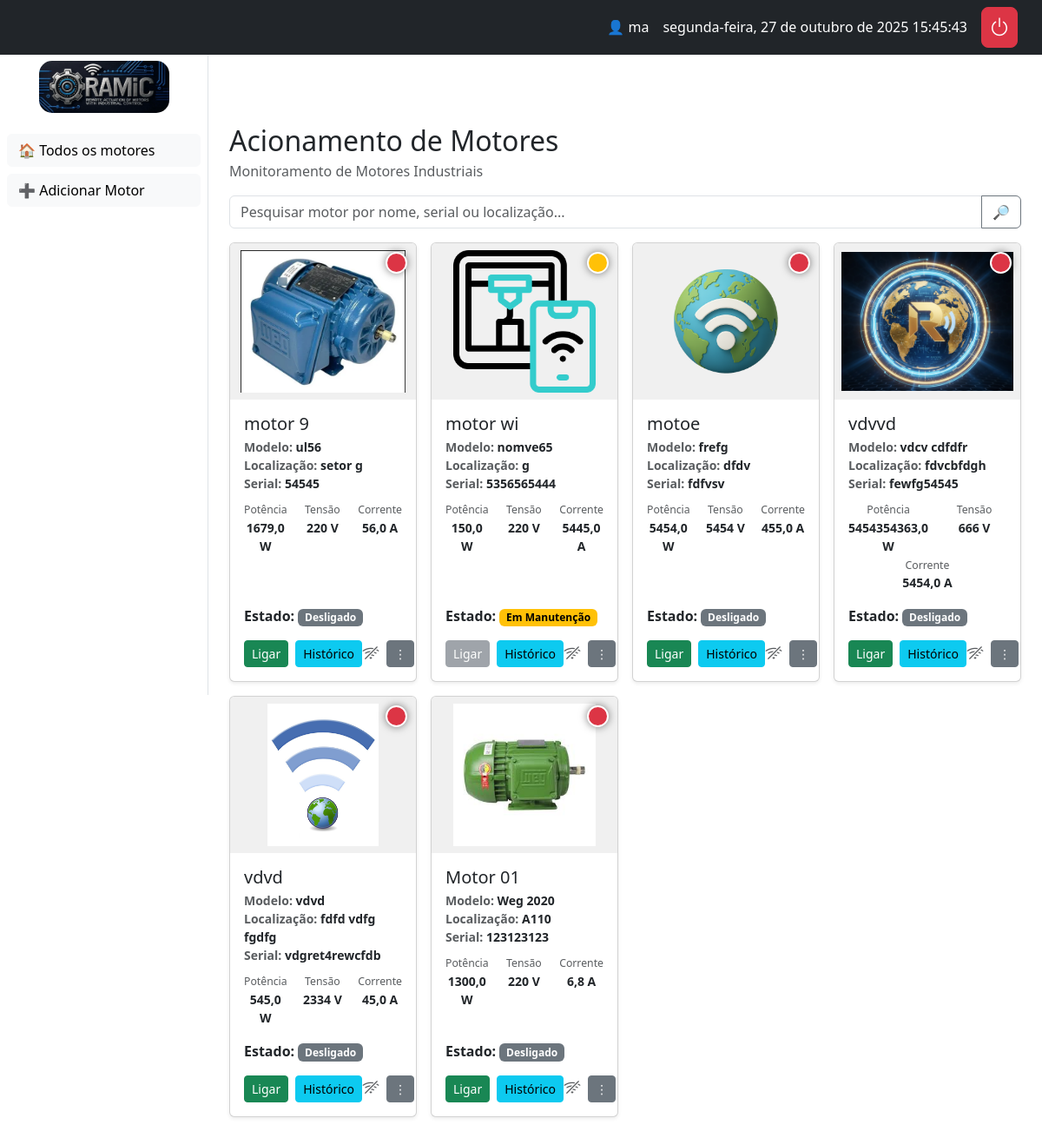
The app's page / (signed in) with its own data.
### core/models.py (models this page shows, shortened)
class Motor(models.Model):
    grupos = models.ManyToManyField(Group, related_name="motores")
    nome = models.CharField(max_length=100)
    numero_serie = models.CharField(max_length=50, unique=True)
    descricao = models.TextField(blank=True, null=True)
    imagem = models.ImageField(upload_to="motores/", blank=True, null=True)
    localizacao = models.CharField(max_length=100, blank=True)
    modelo = models.CharField(max_length=100, blank=True)
    corrente = models.FloatField(null=True, blank=True, help_text="Corrente em Ampères (A)")
    potencia = models.FloatField(null=True, blank=True, help_text="Potência em Watts (W)")
    tensao = models.CharField(max_length=50, blank=True, help_text="Ex: 110V, 220V")
    ligado = models.BooleanField(default=False)
    em_manutencao = models.BooleanField(default=False)
    last_heartbeat = models.DateTimeField(null=True, blank=True)

### core/views.py (the view)
# urls.py: path("", views.dashboard_view, name="painel"),
@login_required
def dashboard_view(request):
    q = request.GET.get("q", "").strip()
    if request.user.is_superuser or request.user.is_staff:
        motores = Motor.objects.all()
    else:
        motores = Motor.objects.filter(grupos__in=request.user.groups.all()).distinct()
    if q:
        motores = motores.filter(
            Q(nome__icontains=q) |
            Q(numero_serie__icontains=q) |
            Q(localizacao__icontains=q)
        )
    return render(request, "core/motores/painel.html", {"motores": motores, "q": q})

### templates/core/motores/painel.html (shortened to what this page needs)
{% extends "core/base.html" %}
{% load static %}
{% block content %}
<h2 class="mb-1">Acionamento de Motores</h2>
<p class="text-muted">Monitoramento de Motores Industriais</p>
<form class="mb-3" method="get" action="{% url 'painel' %}">
  <div class="input-group">
    <input type="text" class="form-control" name="q" id="search-input" placeholder="Pesquisar motor por nome, serial ou localização..." value="{{ q }}">
    <button class="btn btn-outline-secondary" type="submit">🔎</button>
  </div>
</form>
<div class="row g-3" id="motor-grid">
  {% include "core/motores/lista_motor.html" %}
</div>
{% endblock %}

### templates/core/base.html (shortened to what this page needs)
{% load static %}
{% load django_bootstrap5 %}
<!doctype html>
<html lang="pt-br">
  <head>
    <link rel="stylesheet" href="{% static 'css/style.css' %}">
    {% bootstrap_css %}
    <link rel="stylesheet" href="https://cdn.jsdelivr.net/npm/bootstrap-icons@1.11.3/font/bootstrap-icons.min.css">
    <link rel="stylesheet" href="https://cdnjs.cloudflare.com/ajax/libs/font-awesome/6.0.0-beta3/css/all.min.css">
  </head>
  <body>
    {% if user.is_authenticated %}
      <nav class="navbar navbar-dark bg-dark px-3 top-navbar">
        <div class="container-fluid">
          <div class="d-flex align-items-center text-white">
            <span class="me-3">👤 {{ request.user.username }}</span>
            <span id="datetime" class="me-3 d-none d-md-inline"></span>
            <a href="{% url 'logout' %}" class="btn btn-danger p-2 lh-1" title="Sair" style="border-radius: 0.5rem;">
              <i class="bi bi-power h4 mb-0"></i>
          </a>
          </div>
        </div>
      </nav>
      <aside class="sidebar" id="sidebar">
        <div class="text-center mb-4">
          <a href="{% url 'painel' %}">
            <img src="{% static 'img/Ramic-logo.png' %}" alt="RAMIC Logo" class="img-fluid" style="max-width: 150px; border-radius: 15px;">
          </a>
        </div>
        <ul class="list-unstyled px-2">
          <li class="mb-2"><a class="btn btn-light w-100 text-start" href="{% url 'painel' %}">🏠 Todos os motores</a></li>
          <li class="mb-2"><a class="btn btn-light w-100 text-start" href="{% url 'adicionar_motor' %}">➕ Adicionar Motor</a></li>
        </ul>
      </aside>
      <main class="content" id="content">
        {% block content %}{% endblock %}
      </main>
    {% else %}
      <main class="container py-5">
        {% bootstrap_messages %}
        {% block content_unauthenticated %}{% endblock %}
      </main>
    {% endif %}
  </body>
</html>

### templates/core/motores/lista_motor.html (shortened to what this page needs)
{% for motor in motores %}
<div class="col-12 col-md-6 col-lg-4 col-xl-3">
    <div class="card shadow-sm h-100">
      <div class="image-container">
        {% if motor.imagem %}
          <img src="{{ motor.imagem.url }}" class="card-img-top ramic-card-img" alt="{{ motor.nome }}">
        {% else %}
          <div class="ramic-card-img d-flex align-items-center justify-content-center bg-light">
            <i class="bi bi-image" style="font-size: 5rem; color: #e9ecef;"></i>
          </div>
        {% endif %}
        <div class="status-indicator"
             style="{% if motor.em_manutencao %}background-color: #ffc107; /* Amarelo */
                     {% elif motor.ligado %}background-color: #198754;  /* Verde */
                     {% else %}background-color: #dc3545;               /* Vermelho */
                     {% endif %}"
             title="{% if motor.em_manutencao %}Em Manutenção{% elif motor.ligado %}Ligado{% else %}Desligado{% endif %}">
        </div>
      </div>
      <div class="card-body d-flex flex-column">
        <h5 class="card-title mb-1">{{ motor.nome }}</h5>
        <div class="small text-muted mb-3 flex-grow-1">
          <div><strong>Modelo:</strong> <span class="text-dark"><strong>{{ motor.modelo|default:"—" }}</strong></span></div>
          <div><strong>Localização:</strong> <span class="text-dark"><strong>{{ motor.localizacao|default:"—" }}</strong></span></div>
          <div><strong>Serial:</strong> <span class="text-dark"><strong>{{ motor.numero_serie }}</strong></span></div>
          <div class="row gx-3 mt-2 text-center">
              <div class="col"><small class="text-muted">Potência</small><br><strong class="text-dark">{{ motor.potencia|default:"—" }} W</strong></div>
              <div class="col"><small class="text-muted">Tensão</small><br><strong class="text-dark">{{ motor.tensao|default:"—" }} V</strong></div>
              <div class="col"><small class="text-muted">Corrente</small><br><strong class="text-dark">{{ motor.corrente|default:"—" }} A</strong></div>
          </div>
        </div>
        <div class="mb-3">
          <strong>Estado:</strong>
          {% if motor.em_manutencao %}<span class="badge text-bg-warning">Em Manutenção</span>{% elif motor.ligado %}<span class="badge text-bg-success">Ligado</span>{% else %}<span class="badge text-bg-secondary">Desligado</span>{% endif %}
        </div>
        <div class="d-flex align-items-center justify-content-between mt-auto">
            <div class="d-flex align-items-center gap-2">
                {% if not motor.em_manutencao %}
                    {% if motor.ligado %}
                        <form method="POST" action="{% url 'desligar_motor' motor.id %}">
                            {% csrf_token %}
                            <input type="hidden" name="q" value="{{ q }}">
                            <button type="submit" class="btn btn-warning btn-sm">Desligar</button>
                        </form>
                    {% else %}
                        <form method="POST" action="{% url 'ligar_motor' motor.id %}">
                            <button type="submit" class="btn btn-success btn-sm">Ligar</button>
                        </form>
                    {% endif %}
                {% else %}
                    <button type="button" class="btn btn-secondary btn-sm" disabled>Ligar</button>
                {% endif %}
                <a href="{% url 'historico' motor.id %}" class="btn btn-info btn-sm">Histórico</a>
            </div>
            <div class="d-flex align-items-center gap-2">
                <span id="status-icon-offline-{{ motor.id }}" title="Desconectado"><i class="bi bi-wifi-off h5 text-muted mb-0"></i></span>
                <div class="dropdown">
                    <button class="btn btn-secondary btn-sm" type="button" data-bs-toggle="dropdown" aria-expanded="false"> ⋮ </button>
                </div>
            </div>
        </div>
      </div>
    </div>
</div>
{% empty %}
<div class="col-12">
    <div class="card card-body text-center">
        <p class="mb-0">Nenhum motor encontrado com o termo "{{ q }}".</p>
    </div>
</div>
{% endfor %}

### static/css/style.css (style rules this page uses)
body { background-color: #f8f9fa; }
.sidebar { width: 240px; min-height: 100vh; background: #fff; border-right: 1px solid #dee2e6; position: fixed; left: 0; top: 0; padding-top: 70px; transition: transform 0.3s ease-in-out; z-index: 1040; }
.content { margin-left: 240px; padding: 24px; padding-top: 80px; transition: margin-left 0.3s ease-in-out; }
.ramic-card-img { height: 180px; width: 100%; object-fit: contain; padding: 8px; background-color: #f0f0f0; }
.top-navbar { position: fixed; top: 0; width: 100%; z-index: 1050; }
.image-container { position: relative; }
.status-indicator { position: absolute; top: 10px; right: 10px; width: 25px; height: 25px; border-radius: 50%; border: 2px solid white; box-shadow: 0 0 10px rgba(0,0,0,0.5); animation: pulse-animation 1.5s infinite; }

### records on screen
Motor: imagem (picture), em_manutencao False (drawn), nome "motor 9", modelo "ul56", localizacao "setor g", numero_serie "54545", potencia "1679,0", tensao "220", corrente "56,0"
Motor: imagem (picture), em_manutencao True (drawn), nome "motor wi", modelo "nomve65", localizacao "g", numero_serie "5356565444", potencia "150,0", tensao "220", corrente "5445,0"
Motor: imagem (picture), em_manutencao False (drawn), nome "motoe", modelo "frefg", localizacao "dfdv", numero_serie "fdfvsv", potencia "5454,0", tensao "5454", corrente "455,0"
Motor: imagem (picture), em_manutencao False (drawn), nome "vdvvd", modelo "vdcv cdfdfr", localizacao "fdvcbfdgh", numero_serie "fewfg54545", potencia "5454354363,0", tensao "666", corrente "5454,0"
Motor: imagem (picture), em_manutencao False (drawn), nome "vdvd", modelo "vdvd", localizacao "fdfd vdfg fgdfg", numero_serie "vdgret4rewcfdb", potencia "545,0", tensao "2334", corrente "45,0"
Motor: imagem (picture), em_manutencao False (drawn), nome "Motor 01", modelo "Weg 2020", localizacao "A110", numero_serie "123123123", potencia "1300,0", tensao "220", corrente "6,8"

### other values on screen
{{ request.user.username }} "ma"
